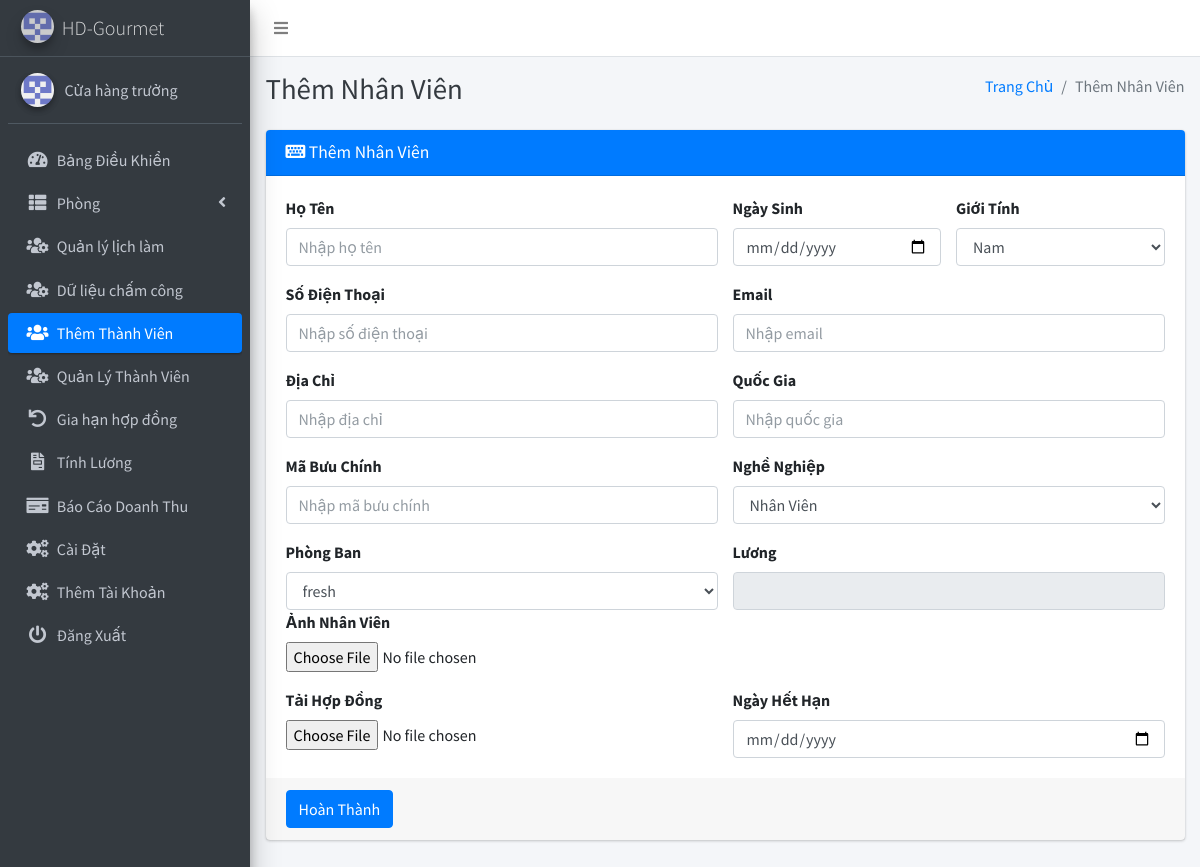
Page /add_members.php (signed in) on the committed database.
### tables this page shows
CREATE TABLE `settings` (
  `id` int(11) NOT NULL,
  `system_name` varchar(255) NOT NULL,
  `logo` varchar(255) NOT NULL,
  `currency` varchar(50) NOT NULL
);

### add_members.php (the view, shortened to what this page needs)
<?php
include('includes/config.php');
$membershipTypesQuery = "SELECT id, type, amount, employee_count, total_employees FROM membership_types";
$membershipTypesResult = $conn->query($membershipTypesQuery);
?>
<?php include('includes/header.php');?>
<body class="hold-transition sidebar-mini layout-fixed layout-navbar-fixed layout-footer-fixed">
<div class="wrapper">
    <?php include('includes/nav.php'); ?>
    <?php include('includes/sidebar.php'); ?>
    <div class="content-wrapper">
        <?php include('includes/pagetitle.php'); ?>
        <section class="content">
            <div class="container-fluid">
                <div class="row">
                    <div class="col-md-12">
                        <div class="card card-primary">
                            <div class="card-header">
                                <h3 class="card-title"><i class="fas fa-keyboard"></i> Thêm Nhân Viên</h3>
                            </div>
                            <form method="post" action="" enctype="multipart/form-data">
                                <div class="card-body">
                                    <div class="row">
                                        <div class="col-sm-6">
                                            <label for="fullname">Họ Tên</label>
                                            <input type="text" class="form-control" id="fullname" name="fullname" placeholder="Nhập họ tên" required>
                                        </div>
                                        <div class="col-sm-3">
                                            <label for="dob">Ngày Sinh</label>
                                            <input type="date" class="form-control" id="dob" name="dob" required>
                                        </div>
                                        <div class="col-sm-3">
                                            <label for="gender">Giới Tính</label>
                                            <select class="form-control" id="gender" name="gender" required>
                                                <option value="Male">Nam</option>
                                            </select>
                                        </div>
                                    </div>
                                    <div class="row mt-3">
                                        <div class="col-sm-6">
                                            <label for="contactNumber">Số Điện Thoại</label>
                                            <input type="tel" class="form-control" id="contactNumber" name="contactNumber" placeholder="Nhập số điện thoại" required>
                                        </div>
                                        <div class="col-sm-6">
                                            <label for="email">Email</label>
                                            <input type="email" class="form-control" id="email" name="email" placeholder="Nhập email" required>
                                        </div>
                                    </div>
                                    <div class="row mt-3">
                                        <div class="col-sm-6">
                                            <label for="address">Địa Chỉ</label>
                                            <input type="text" class="form-control" id="address" name="address" placeholder="Nhập địa chỉ" required>
                                        </div>
                                        <div class="col-sm-6">
                                            <label for="country">Quốc Gia</label>
                                            <input type="text" class="form-control" id="country" name="country" placeholder="Nhập quốc gia" required>
                                        </div>
                                    </div>
                                    <div class="row mt-3">
                                        <div class="col-sm-6">
                                            <label for="postcode">Mã Bưu Chính</label>
                                            <input type="text" class="form-control" id="postcode" name="postcode" placeholder="Nhập mã bưu chính" required>
                                        </div>
                                        <div class="col-sm-6">
                                            <label for="occupation">Nghề Nghiệp</label>
                                            <select class="form-control" id="occupation" name="occupation" required>
                                                <option value="Staff">Nhân Viên</option>
                                            </select>
                                        </div>
                                    </div>
                                    <div class="row mt-3">
                                        <div class="col-sm-6">
                                            <label for="membershipType">Phòng Ban</label>
                                            <select class="form-control" id="membershipType" name="membershipType" required>
                                                <?php
                                                if ($membershipTypesResult) {
                                                    while ($row = $membershipTypesResult->fetch_assoc()) {
                                                        echo "<option value='{$row['id']}' data-amount='{$row['amount']}'>{$row['type']}</option>";
                                                    }
                                                } else {
                                                    echo "Lỗi: " . $conn->error;
                                                }
                                                ?>
                                            </select>
                                        </div>
                                        <div class="col-sm-6">
                                            <label for="amount">Lương</label>
                                            <input type="text" class="form-control" id="amount" name="amount" readonly>
                                        </div>
                                        <div class="col-sm-6">
                                            <label for="photo">Ảnh Nhân Viên</label>
                                            <input type="file" class="form-control-file" id="photo" name="photo">
                                        </div>
                                    </div>
                                    <div class="row mt-3">
                                        <div class="col-sm-6">
                                            <label for="contract">Tải Hợp Đồng</label>
                                            <input type="file" class="form-control-file" id="contract" name="contract">
                                        </div>
                                        <div class="col-sm-6">
                                            <label for="expiry_date">Ngày Hết Hạn</label>
                                            <input type="date" class="form-control" id="expiry_date" name="expiry_date" required>
                                        </div>
                                    </div>
                                </div>
                                <div class="card-footer">
                                    <button type="submit" class="btn btn-primary">Hoàn Thành</button>
                                </div>
                            </form>
                        </div>
                    </div>
                </div>
            </div>
        </section>
    </div>
</div>
</body>
</html>

### includes/sidebar.php (shortened to what this page needs)
<?php
$current_page = basename($_SERVER['PHP_SELF']);
?>
 <aside class="main-sidebar sidebar-dark-primary elevation-4">
    <a href="" class="brand-link">
    <img src="<?php echo getLogoUrl(); ?>" alt="Logo" class="brand-image img-circle elevation-3" style="opacity: .8">
    <span class="brand-text font-weight-light"><?php echo getSystemName(); ?></span>
</a>
<?php
function getSystemName()
{
    global $conn;
    $systemNameQuery = "SELECT system_name FROM settings";
    $systemNameResult = $conn->query($systemNameQuery);
    if ($systemNameResult->num_rows > 0) {
        $systemNameRow = $systemNameResult->fetch_assoc();
        return $systemNameRow['system_name'];
    } else {
        return 'HDGourmet';
    }
}
function getLogoUrl()
{
    global $conn;
    $logoQuery = "SELECT logo FROM settings";
    $logoResult = $conn->query($logoQuery);
    if ($logoResult->num_rows > 0) {
        $logoRow = $logoResult->fetch_assoc();
        return $logoRow['logo'];
    } else {
        return 'dist/img/AdminLTELogo.png';
    }
}
?>
    <div class="sidebar">
      <div class="user-panel mt-3 pb-3 mb-3 d-flex">
        <div class="image">
          <img src="dist/img/2382414.png" class="img-circle elevation-2" alt="User Image">
        </div>
        <div class="info">
          <a href="#" class="d-block">Cửa hàng trưởng</a>
        </div>
      </div>
      <nav class="mt-2">
        <ul class="nav nav-pills nav-sidebar flex-column" data-widget="treeview" role="menu" data-accordion="false">
          <li class="nav-item">
            <a href="dashboard.php" class="nav-link <?php echo ($current_page == 'dashboard.php') ? 'active' : ''; ?>">
              <i class="nav-icon fas fa-tachometer-alt"></i>
              <p>
                Bảng Điều Khiển
              </p>
            </a>
          </li>
          <li class="nav-item has-treeview">
            <a href="#" class="nav-link <?php echo ($current_page == 'add_type.php' || $current_page == 'view_type.php' || $current_page == 'edit_type.php') ? 'active' : ''; ?>">
              <i class="nav-icon fas fa-th-list"></i>
              <p>
                Phòng
                <i class="fas fa-angle-left right"></i>
              </p>
            </a>
          </li>
          <li class="nav-item">
            <a href="lich.php" class="nav-link <?php echo ($current_page == 'lich.php') ? 'active' : ''; ?>">
              <i class="nav-icon fas fa-users-cog"></i>
              <p>Quản lý lịch làm</p>
            </a>
          </li>
          <li class="nav-item">
            <a href="chamcong.php" class="nav-link <?php echo ($current_page == 'chamcong.php') ? 'active' : ''; ?>">
              <i class="nav-icon fas fa-users-cog"></i>
              <p>Dữ liệu chấm công</p>
            </a>
          </li>
          <li class="nav-item">
            <a href="add_members.php" class="nav-link <?php echo ($current_page == 'add_members.php') ? 'active' : ''; ?>">
              <i class="nav-icon fas fa-users"></i>
              <p>Thêm Thành Viên</p>
            </a>
          </li>
          <li class="nav-item">
            <a href="manage_members.php" class="nav-link <?php echo ($current_page == 'manage_members.php' || $current_page == 'edit_member.php' || $current_page == 'memberProfile.php') ? 'active' : ''; ?>">
              <i class="nav-icon fas fa-users-cog"></i>
              <p>Quản Lý Thành Viên</p>
            </a>
          </li>
          <li class="nav-item">
            <a href="list_renewal.php" class="nav-link <?php echo ($current_page == 'list_renewal.php' || $current_page == 'renew.php') ? 'active' : ''; ?>">
            <i class="nav-icon fas fa-undo"></i>
              <p>Gia hạn hợp đồng</p>
            </a>
          </li>
          <li class="nav-item">
            <a href="report.php" class="nav-link <?php echo ($current_page == 'report.php') ? 'active' : ''; ?>">
              <i class="nav-icon fas fa-file-invoice"></i>
              <p>Tính Lương</p>
            </a>
          </li>
          <li class="nav-item">
            <a href="revenue_report.php" class="nav-link <?php echo ($current_page == 'revenue_report.php') ? 'active' : ''; ?>">
              <i class="nav-icon fas fa-money-check"></i>
              <p>Báo Cáo Doanh Thu</p>
            </a>
          </li>
          <li class="nav-item">
            <a href="settings.php" class="nav-link <?php echo ($current_page == 'settings.php') ? 'active' : ''; ?>">
              <i class="nav-icon fas fa-cogs"></i>
              <p>Cài Đặt</p>
            </a>
          </li>
          <li class="nav-item">
            <a href="member.php" class="nav-link <?php echo ($current_page == 'member.php') ? 'active' : ''; ?>">
              <i class="nav-icon fas fa-cogs"></i>
              <p>Thêm Tài Khoản</p>
            </a>
          </li>
          <li class="nav-item">
            <a href="logout.php" class="nav-link <?php echo ($current_page == 'logout.php') ? 'active' : ''; ?>">
              <i class="nav-icon fas fa-power-off"></i>
              <p>Đăng Xuất</p>
            </a>
          </li>
        </ul>
      </nav>
    </div>
  </aside>

### rows in the picture
settings: logo (picture), system_name "HD-Gourmet"

### other values in the picture
$pageTitle "Thêm Nhân Viên"
form field membershipType "fresh"
